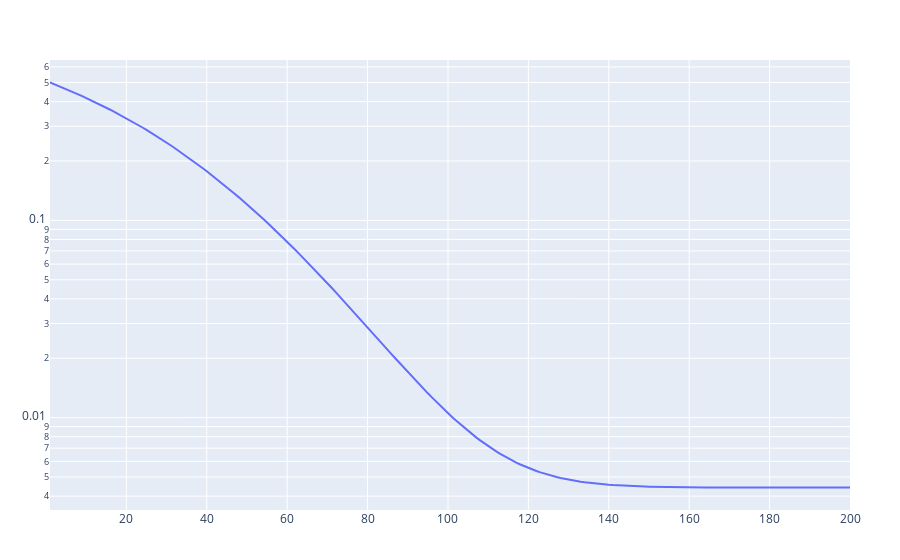

The cell this chart's notebook holds for it:
### Code cell
plot(sol.distance_trace, Layout(yaxis_type="log"))

### Figure 1 — Plotly figure (JSON) as saved in the notebook; plotly's stock layout.template omitted (floating-point values rounded to 4 significant figures; data arrays with more than 128 entries replaced by an {"elided": "..."} marker saying what was removed)
{"data": [{"type": "scatter", "x": {"elided": "200 int values"}, "y": {"elided": "200 float values"}}], "layout": {"margin": {"b": 50, "l": 50, "r": 50, "t": 60}, "yaxis": {"type": "log"}}}
